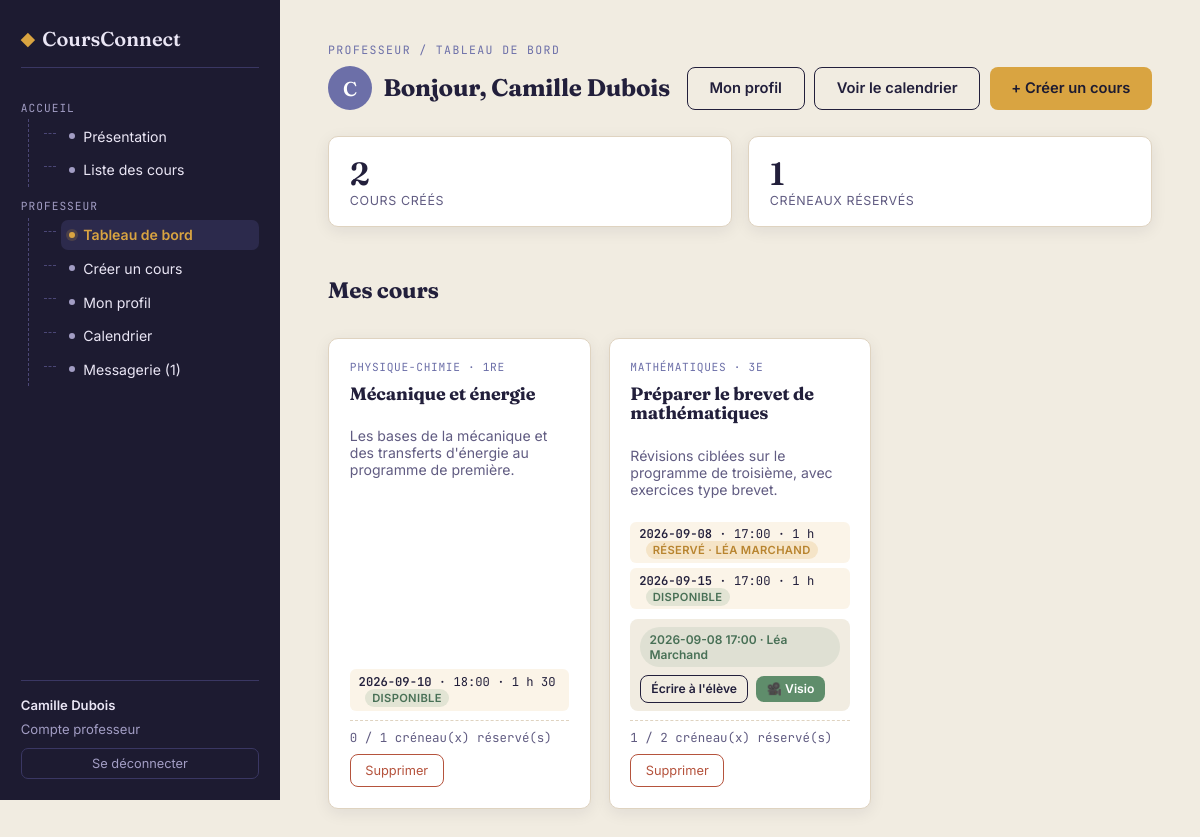
Page /prof/tableau-de-bord (signed in) on the committed database.
### tables this page shows
CREATE TABLE users(
            id INTEGER PRIMARY KEY AUTOINCREMENT,
            name TEXT NOT NULL,
            email TEXT UNIQUE NOT NULL,
            password_hash TEXT NOT NULL,
            role TEXT NOT NULL CHECK(role IN ('admin', 'prof', 'etudiant')),
            bio TEXT,
            photo TEXT
        );

CREATE TABLE courses(
            id INTEGER PRIMARY KEY AUTOINCREMENT,
            title TEXT NOT NULL,
            subject TEXT NOT NULL,
            level TEXT NOT NULL,
            description TEXT NOT NULL,
            teacher_id INTEGER NOT NULL REFERENCES users(id) ON DELETE CASCADE
        );

CREATE TABLE slots(
            id INTEGER PRIMARY KEY AUTOINCREMENT,
            course_id INTEGER NOT NULL REFERENCES courses(id) ON DELETE CASCADE,
            slot_date TEXT NOT NULL,
            slot_time TEXT NOT NULL,
            duration_minutes INTEGER NOT NULL,
            reserved_by INTEGER REFERENCES users(id) ON DELETE SET NULL,
            student_notes TEXT
        );

### app.py (the view)
@app.route("/prof/tableau-de-bord")
@login_required(role="prof")
def prof_dashboard():
    db = get_db()
    user = current_user()
    rows = db.execute(
        "SELECT * FROM courses WHERE teacher_id = ? ORDER BY id DESC",
        (user["id"],),
    ).fetchall()
    slots_map = get_slots_map(db, [r["id"] for r in rows])
    reserved_count = sum(1 for slots in slots_map.values() for s in slots if s["reserved_by"])
    return render_template(
        "prof_dashboard.html", courses=rows, reserved_count=reserved_count, slots_map=slots_map
    )

### app.py (called while the page is built, shortened)
def get_db():
    if "db" not in g:
        g.db = sqlite3.connect(DB_PATH)
        g.db.row_factory = sqlite3.Row
        g.db.execute("PRAGMA foreign_keys = ON")
    return g.db

def get_slots_map(db, course_ids):
    if not course_ids:
        return {}
    placeholders = ",".join("?" for _ in course_ids)
    rows = db.execute(
        f"""
        SELECT sl.*, u.name AS student_name
        FROM slots sl
        LEFT JOIN users u ON u.id = sl.reserved_by
        WHERE sl.course_id IN ({placeholders})
        ORDER BY sl.slot_date, sl.slot_time
        """,
        list(course_ids),
    ).fetchall()
    slots_map = {cid: [] for cid in course_ids}
    for r in rows:
        slots_map[r["course_id"]].append(r)
    return slots_map

@app.template_filter("duree_lisible")
def duree_lisible(minutes):
    minutes = int(minutes)
    h, m = divmod(minutes, 60)
    if h and m:
        return f"{h} h {m:02d}"
    if h:
        return f"{h} h"
    return f"{m} min"

def current_user():
    user_id = session.get("user_id")
    if not user_id:
        return None
    return get_db().execute("SELECT * FROM users WHERE id = ?", (user_id,)).fetchone()

@app.context_processor
def inject_current_user():
    return {"current_user": current_user()}

def login_required(role=None):
    def decorator(view):
        @wraps(view)
        def wrapped(*args, **kwargs):
            user = current_user()
            return view(*args, **kwargs)
        return wrapped
    return decorator

@app.context_processor
def inject_unread_total():
    user = current_user()
    if user and user["role"] in ("prof", "etudiant"):
        total = get_db().execute(
            "SELECT COUNT(*) FROM messages WHERE recipient_id = ? AND read_at IS NULL",
            (user["id"],),
        ).fetchone()[0]
        return {"unread_messages_total": total}
    return {"unread_messages_total": 0}

### templates/prof_dashboard.html (shortened to what this page needs)
{% extends "base.html" %}
{% import "_macros.html" as macros %}
{% block content %}
  <span class="eyebrow">Professeur / Tableau de bord</span>
  <div class="row-between" style="margin-bottom:1.6rem;">
    <div style="display:flex;align-items:center;gap:0.7rem;">
      {{ macros.avatar(current_user['name'], current_user['photo'], 44) }}
      <h2 style="font-size:1.5rem;margin:0;">Bonjour, {{ current_user['name'] }}</h2>
    </div>
    <div style="display:flex;gap:0.6rem;flex-wrap:wrap;">
      <a class="btn btn-outline" href="{{ url_for('prof_profil') }}">Mon profil</a>
      <a class="btn btn-outline" href="{{ url_for('prof_calendrier') }}">Voir le calendrier</a>
      <a class="btn btn-gold" href="{{ url_for('prof_creer') }}">+ Créer un cours</a>
    </div>
  </div>
  <div class="stats-row">
    <div class="card stat-card">
      <div class="stat-num">{{ courses|length }}</div>
      <div class="stat-label">Cours créés</div>
    </div>
    <div class="card stat-card">
      <div class="stat-num">{{ reserved_count }}</div>
      <div class="stat-label">Créneaux réservés</div>
    </div>
  </div>
  <div class="section-title"><h2>Mes cours</h2></div>
  {% if courses %}
  <div class="course-grid">
    {% for c in courses %}
    {% set course_slots = slots_map.get(c['id'], []) %}
    <div class="card course-card">
      <span class="course-cat">{{ c['subject'] }} · {{ c['level'] }}</span>
      <h3>{{ c['title'] }}</h3>
      <p class="course-desc">{{ c['description'] }}</p>
      {{ macros.slot_list(course_slots) }}
      {% for s in course_slots if s['reserved_by'] %}
        <div class="slot-contact-row">
          <span class="badge-enrolled">{{ s['slot_date'] }} {{ s['slot_time'] }} · {{ s['student_name'] }}</span>
          <a class="btn btn-outline" style="font-size:0.76rem;padding:0.35rem 0.65rem;" href="{{ url_for('messagerie_conversation', contact_id=s['reserved_by']) }}">Écrire à l'élève</a>
          <a class="btn btn-sage" style="font-size:0.76rem;padding:0.35rem 0.65rem;" href="{{ url_for('visio', course_id=c['id'], slot_id=s['id']) }}">🎥 Visio</a>
        </div>
      {% endfor %}
      <div class="course-meta">
        <span class="mono" style="font-size:0.78rem;color:var(--text-muted);">
          {{ course_slots|selectattr('reserved_by')|list|length }} / {{ course_slots|length }} créneau(x) réservé(s)
        </span>
        <form method="post" action="{{ url_for('prof_supprimer', course_id=c['id']) }}" onsubmit="return confirm('Supprimer ce cours ?');">
          <button class="btn-danger-outline">Supprimer</button>
        </form>
      </div>
    </div>
    {% endfor %}
  </div>
  {% else %}
  <div class="empty-state">
    Vous n'avez pas encore créé de cours.
    <div><a class="btn btn-gold" href="{{ url_for('prof_creer') }}">Créer mon premier cours</a></div>
  </div>
  {% endif %}
{% endblock %}

### templates/base.html (shortened to what this page needs)
<!DOCTYPE html>
<html lang="fr">
<head>
<link rel="stylesheet" href="{{ url_for('static', filename='style.css') }}">
</head>
<body>
<div class="app-shell">
<aside class="sidebar" id="sidebar">
<div class="brand"><span class="brand-mark">◆</span>CoursConnect</div>
<ul class="tree">
<li>
<span class="tree-group">Accueil</span>
<ul>
<li><a class="tree-link {{ 'active' if request.endpoint=='presentation' else '' }}" href="{{ url_for('presentation') }}"><span class="dot"></span>Présentation</a></li>
<li><a class="tree-link {{ 'active' if request.endpoint=='cours' else '' }}" href="{{ url_for('cours') }}"><span class="dot"></span>Liste des cours</a></li>
</ul>
</li>
{% if current_user and current_user['role'] == 'prof' %}
<li>
<span class="tree-group">Professeur</span>
<ul>
<li><a class="tree-link {{ 'active' if request.endpoint=='prof_dashboard' else '' }}" href="{{ url_for('prof_dashboard') }}"><span class="dot"></span>Tableau de bord</a></li>
<li><a class="tree-link {{ 'active' if request.endpoint=='prof_creer' else '' }}" href="{{ url_for('prof_creer') }}"><span class="dot"></span>Créer un cours</a></li>
<li><a class="tree-link {{ 'active' if request.endpoint=='prof_profil' else '' }}" href="{{ url_for('prof_profil') }}"><span class="dot"></span>Mon profil</a></li>
<li><a class="tree-link {{ 'active' if request.endpoint=='prof_calendrier' else '' }}" href="{{ url_for('prof_calendrier') }}"><span class="dot"></span>Calendrier</a></li>
<li><a class="tree-link {{ 'active' if request.endpoint in ['messagerie','messagerie_conversation'] else '' }}" href="{{ url_for('messagerie') }}"><span class="dot"></span>Messagerie{% if unread_messages_total %} ({{ unread_messages_total }}){% endif %}</a></li>
</ul>
</li>
{% endif %}
</ul>
<div class="session-box">
{% if current_user %}
<span class="who">{{ current_user['name'] }}</span>
<span style="display:block;margin-bottom:0.7rem;">{{ 'Compte professeur' if current_user['role']=='prof' else ('Compte étudiant' if current_user['role']=='etudiant' else 'Compte administrateur') }}</span>
<a class="btn-ghost-light" href="{{ url_for('deconnexion') }}">Se déconnecter</a>
{% else %}
<span style="display:block;margin-bottom:0.7rem;">Non connecté(e)</span>
<a class="btn-ghost-light" href="{{ url_for('connexion') }}">Se connecter</a>
{% endif %}
</div>
</aside>
<main class="content">
{% block content %}{% endblock %}
</main>
</div>
</body>
</html>

### templates/_macros.html
{% macro slot_list(slots) %}
  {% if slots %}
    <ul class="slot-list">
      {% for s in slots %}
        <li>
          <span class="slot-date">{{ s['slot_date'] }}</span> · {{ s['slot_time'] }} · {{ s['duration_minutes']|duree_lisible }}
          {% if s['reserved_by'] %}
            <span class="slot-status slot-status-reserved">Réservé{{ ' · ' + s['student_name'] if s['student_name'] else '' }}</span>
          {% else %}
            <span class="slot-status slot-status-dispo">Disponible</span>
          {% endif %}
        </li>
      {% endfor %}
    </ul>
  {% else %}
    <p class="slot-empty">Aucun créneau programmé.</p>
  {% endif %}
{% endmacro %}
{% macro avatar(name, photo, size=36) %}
  {% if photo %}
    <img class="avatar-img" src="{{ url_for('static', filename='uploads/profils/' + photo) }}" alt="{{ name }}" style="width:{{ size }}px;height:{{ size }}px;">
  {% else %}
    <span class="avatar-fallback" style="width:{{ size }}px;height:{{ size }}px;font-size:{{ (size * 0.45)|round|int }}px;">{{ (name[0] if name else '?')|upper }}</span>
  {% endif %}
{% endmacro %}

### rows in the picture
users: name "Camille Dubois", role "Compte professeur", name "C"
courses: subject "PHYSIQUE-CHIMIE", level "1RE", title "Mécanique et énergie", description "Les bases de la mécanique et des transferts d'énergie au programme de première.", course_slots "0", course_slots "1"
slots: slot_date "2026-09-10", slot_time "18:00", duration_minutes|duree_lisible "1 h 30", shows "DISPONIBLE"
courses: subject "MATHÉMATIQUES", level "3E", title "Préparer le brevet de mathématiques", description "Révisions ciblées sur le programme de troisième, avec exercices type brevet.", course_slots "1", course_slots "2"
slots: slot_date "2026-09-08", slot_time "17:00", duration_minutes|duree_lisible "1 h", student_name "Léa Marchand"
users: name "· LÉA MARCHAND"
slots: slot_date "2026-09-15", slot_time "17:00", duration_minutes|duree_lisible "1 h", shows "DISPONIBLE"

### other values in the picture
{{ unread_messages_total }} "1"
{{ courses|length }} "2"
{{ reserved_count }} "1"
